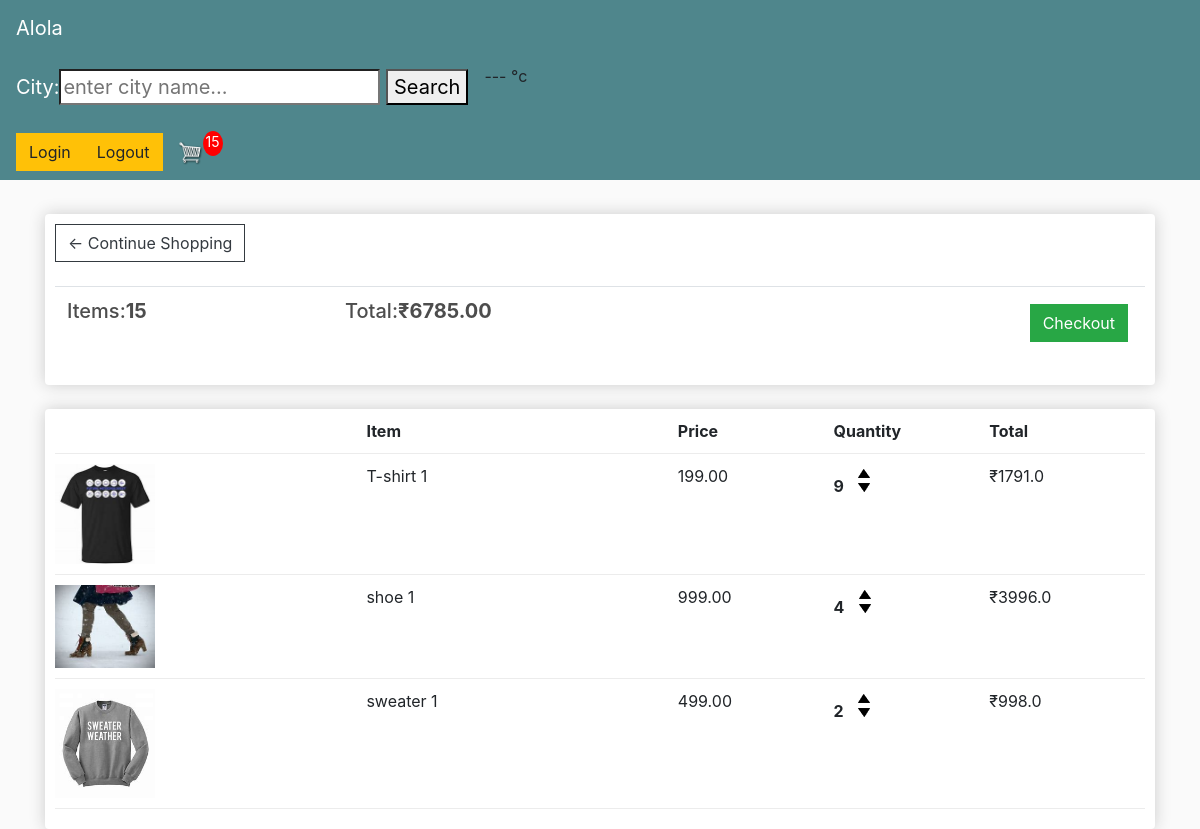
The app's page /cart/ (signed in) with its own data.
### store/models.py (models this page shows, shortened)
class Order(models.Model):  #CART
    customer = models.ForeignKey(Customer, on_delete=models.SET_NULL, null=True, blank=True)
    date_ordered = models.DateTimeField(auto_now_add=True)
    complete = models.BooleanField(default=False,null=True, blank=False)
    transaction_id = models.CharField(max_length=100, null=True)
    @property
    def get_cart_total(self):
        orderitems = self.orderitem_set.all()
        total = sum([item.get_total for item in orderitems])
        return total
    @property
    def get_cart_items(self):
        orderitems = self.orderitem_set.all()
        total = sum([item.quantity for item in orderitems])
        return total

class OrderItem(models.Model):  #CART_ITEM(PRODUCT)
    product = models.ForeignKey(Product, on_delete=models.SET_NULL, null=True)
    order = models.ForeignKey(Order, on_delete=models.SET_NULL, null=True)
    quantity = models.IntegerField(default=0, null=True, blank=True)
    date_added = models.DateTimeField(auto_now_add=True)
    @property
    def get_total(self):
        total = self.product.price * self.quantity
        return total

class Product(models.Model):
    name = models.CharField(max_length=200)
    price = models.FloatField()
    digital = models.BooleanField(default=False, null=True, blank=False)
    image = models.ImageField(null=True, blank=True)
    tag = models.FloatField(null = True)
    @property
    def imageURL(self):
        try:
            url = self.image.url
        except:
            url =''
        return url

### store/views.py (the view)
# urls.py: path('cart/', views.cart, name="cart"),
def cart(request):
    if request.user.is_authenticated:
        customer = request.user.customer
        order, created = Order.objects.get_or_create(customer=customer, complete = False)
        items = order.orderitem_set.all()
        cartItems = order.get_cart_items
    else:
        items = []
        order = {'get_cart_total':0 , 'get_cart_items':0, 'shipping': False}
        cartItems = order['get_cart_items']
    context = {'items': items, 'order': order, 'cartItems': cartItems}
    return render(request, 'store/cart.html', context)

### store/templates/store/cart.html
{% extends 'store/main.html' %}
{% load static %}
{% block content %}
	<div class="row">
		<div class="col-lg-12">
			<div class="box-element">
				<a  class="btn btn-outline-dark" href="{% url 'store' %}">&#x2190; Continue Shopping</a>
				<br>
				<br>
				<table class="table">
					<tr>
						<th><h5>Items:<strong>{{order.get_cart_items}}</strong></h5></th>
						<th><h5>Total:<strong>₹{{order.get_cart_total|floatformat:2}}</strong></h5></th>
						<th>
							<a  style="float:right; margin: 5px;" class="btn btn-success" href="{% url 'checkout' %}">Checkout</a>
						</th>
					</tr>
				</table>
			</div>
			<br>
			<div class="box-element">
				<div class="cart-row">
					<div style="flex:2"></div>
					<div style="flex:2"><strong>Item</strong></div>
					<div style="flex:1"><strong>Price</strong></div>
					<div style="flex:1"><strong>Quantity</strong></div>
					<div style="flex:1"><strong>Total</strong></div>
				</div>
				{% for item in items %}
				<div class="cart-row">
					<div style="flex:2"><img class="row-image" src="{{item.product.imageURL}}"></div>
					<div style="flex:2"><p>{{item.product.name}}</p></div>
					<div style="flex:1"><p>{{item.product.price|floatformat:2}}</p></div>
					<div style="flex:1">
						<p class="quantity">{{item.quantity}}</p>
						<div class="quantity">
							<img data-product="{{item.product.id}}" data-action="add" class="chg-quantity update-cart" src="{% static  'images/arrow-up.png' %}">
							<img data-product="{{item.product.id}}" data-action="remove" class="chg-quantity update-cart" src="{% static  'images/arrow-down.png' %}">
						</div>
					</div>
					<div style="flex:1"><p>₹{{item.get_total}}</p></div>
				</div>
				{% endfor %}
			</div>
		</div>
	</div>
{% endblock content %}

### static/css/main.css (style rules this page uses)
body { background-color: hsl(0, 0%, 98%); }
h1,h2,h3,h4,h5,h6 { color:hsl(0, 0%, 30%); }
.box-element { box-shadow:hsl(0, 0%, 80%) 0 0 16px; background-color: #fff; border-radius: 4px; padding: 10px; }
.col-lg-4, .col-lg-6, .col-lg-8, .col-lg-12 { margin-top: 10px; }
.btn { border-radius: 0; }
.row-image { width: 100px; }
.cart-row { display: flex; align-items: flex-stretch; padding-bottom: 10px; margin-bottom: 10px; border-bottom: 1px solid #ececec; }
.quantity { display: inline-block; font-weight: 700; padding-right:10px; }
.chg-quantity { width: 12px; cursor: pointer; display: block; margin-top: 5px; transition:.1s; }

### records on screen
Order: get_cart_items "15", get_cart_total "6785.00"
OrderItem: product.imageURL (picture), product.name "T-shirt 1", product.price "199.00", quantity "9", get_total "1791.0"
OrderItem: product.imageURL (picture), product.name "shoe 1", product.price "999.00", quantity "4", get_total "3996.0"
OrderItem: product.imageURL (picture), product.name "sweater 1", product.price "499.00", quantity "2", get_total "998.0"

### other values on screen
{{ cartItems }} "15"
